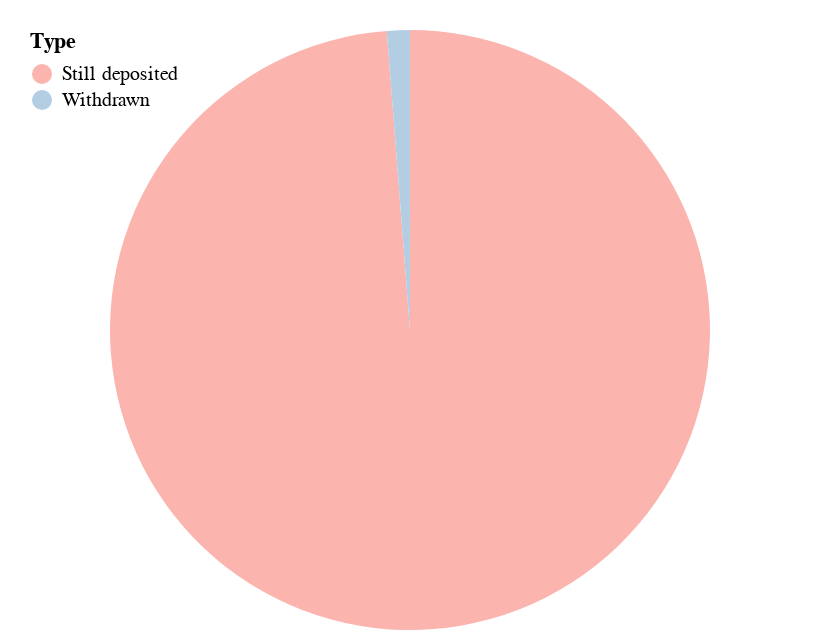

The notebook cell this image was saved under:
### Code cell
alt.Chart(df).mark_arc().encode(
    theta=alt.Theta(field="UST", type="quantitative"),
    color=alt.Color(field="Type", type="nominal",
            scale=alt.Scale(scheme='pastel1'),
            legend=alt.Legend(
            orient='none',
            padding=10,
            legendY=-10,
            direction='vertical'))
).configure_view(strokeOpacity=0)

### Figure 1 — Vega-Lite specification as saved in the notebook (floating-point values rounded to 4 significant figures)
{"config": {"view": {"continuousWidth": 400, "continuousHeight": 300, "strokeOpacity": 0}}, "data": {"name": "data-b4fc00a42c92561948c0aef0f32c722b"}, "mark": "arc", "encoding": {"color": {"field": "Type", "legend": {"direction": "vertical", "legendY": -10, "orient": "none", "padding": 10}, "scale": {"scheme": "pastel1"}, "type": "nominal"}, "theta": {"field": "UST", "type": "quantitative"}}, "$schema": "https://vega.github.io/schema/vega-lite/v4.17.0.json", "datasets": {"data-b4fc00a42c92561948c0aef0f32c722b": [{"UST": 24930000.0, "Type": "Still deposited"}, {"UST": 311200.0, "Type": "Withdrawn"}]}}
